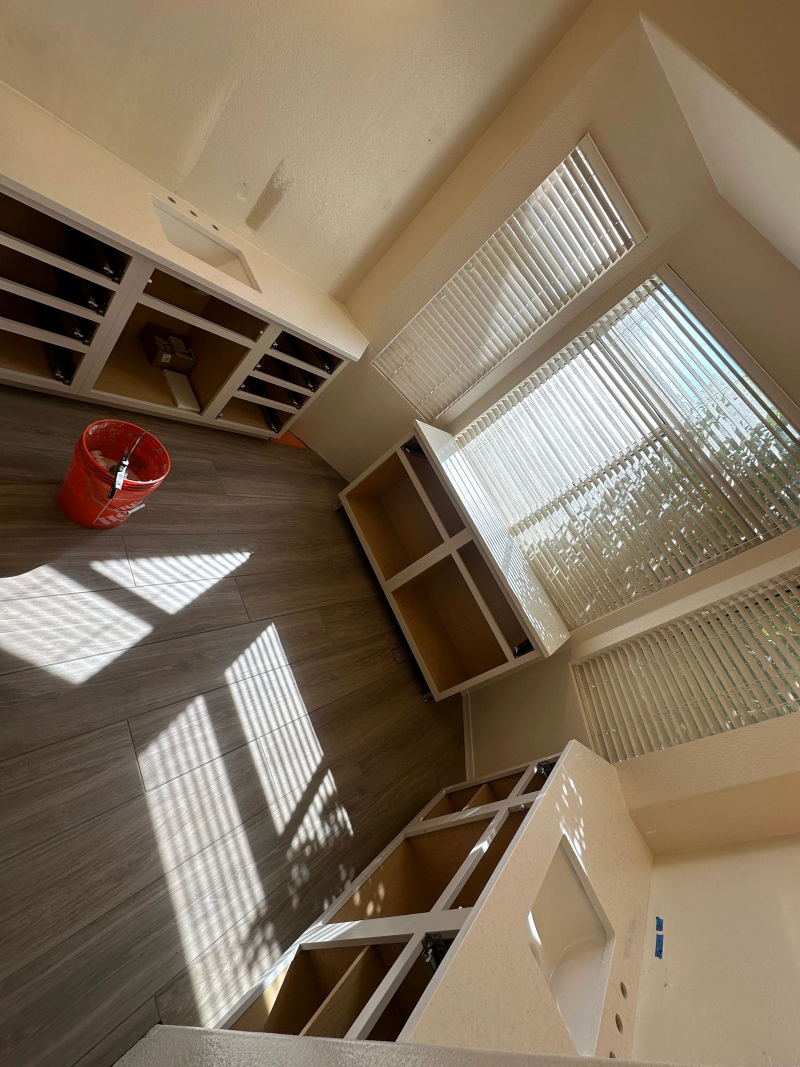
#> input picture assets/img/cabinets-ready-1600.jpg, 1600 x 2133 px, given in place of IMG_8988.jpeg, which was not available (shown at 1/2 size); the run also reads 1 picture not shown here
$ python build_v2.py
#> lines starting #> are read from the running program, lines starting #| are printed output that depends on the picture; pictures that were not available may be replaced by others from this repository, and a replacement may not be noted
"""V2-only extras on top of tools/build_images.py (which builds the shared photo set).
Run: python3 tools/build_v2.py   (needs Pillow)"""
from pathlib import Path
from PIL import Image, ImageOps, ImageFilter
import random

ROOT = Path(__file__).resolve().parent.parent
SRC, OUT = ROOT / "assets/orig", ROOT / "assets/img"

def save(im, slug, widths, q=80):
    for w in widths:
        c = im.copy()
        if c.width > w: c = c.resize((w, round(c.height * w / c.width)), Image.LANCZOS)
        c.save(OUT / f"{slug}-{w}.jpg", "JPEG", quality=q, optimize=True, progressive=True)
        c.save(OUT / f"{slug}-{w}.webp", "WEBP", quality=q - 4, method=6)
        print(slug, w, c.size)

# 1. Hero, landscape: a wide band across the waterfall island (desktop). Phones use the portrait build.
hero = ImageOps.exif_transpose(Image.open(SRC / "IMG_8988.jpeg")).convert("RGB")
#> hero is the input picture: PIL image 1600x2133 RGB; mean R, G, B 130.2, 114, 93.7
band = hero.crop((0, 760, 1920, 1960))            # 1920 x 1200
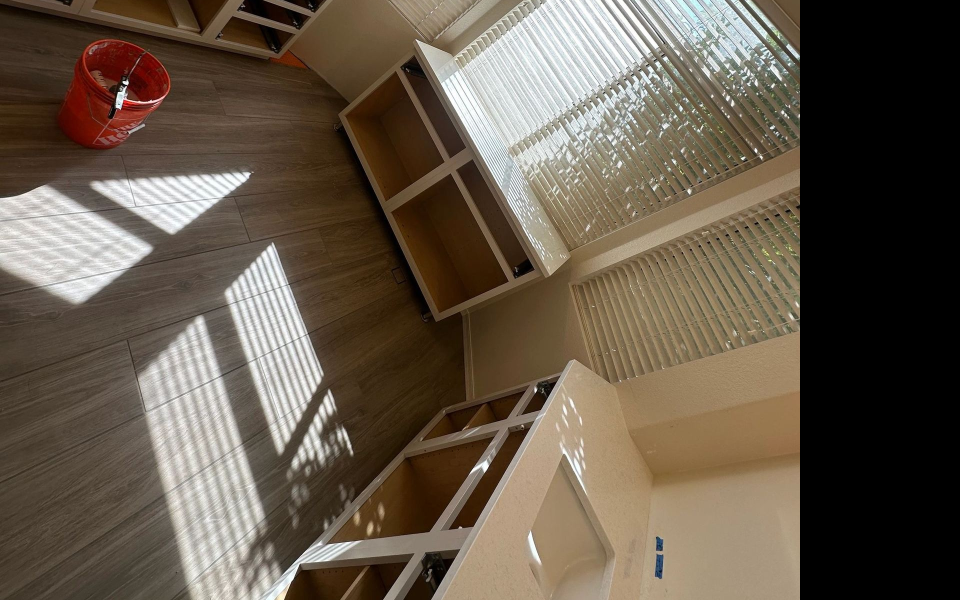
#> band: PIL image 1920x1200 RGB (shown at 1/2 size); mean R, G, B 101.7, 89.3, 74.8
save(band, "hero-wide", [1200, 1600, 1920])
#> the loop in save, `for w in widths:` made 3 passes
#> pass 1, in save, `if c.width > w: c = c.resize((w, round(c.height * w / c.width)), Image..`:
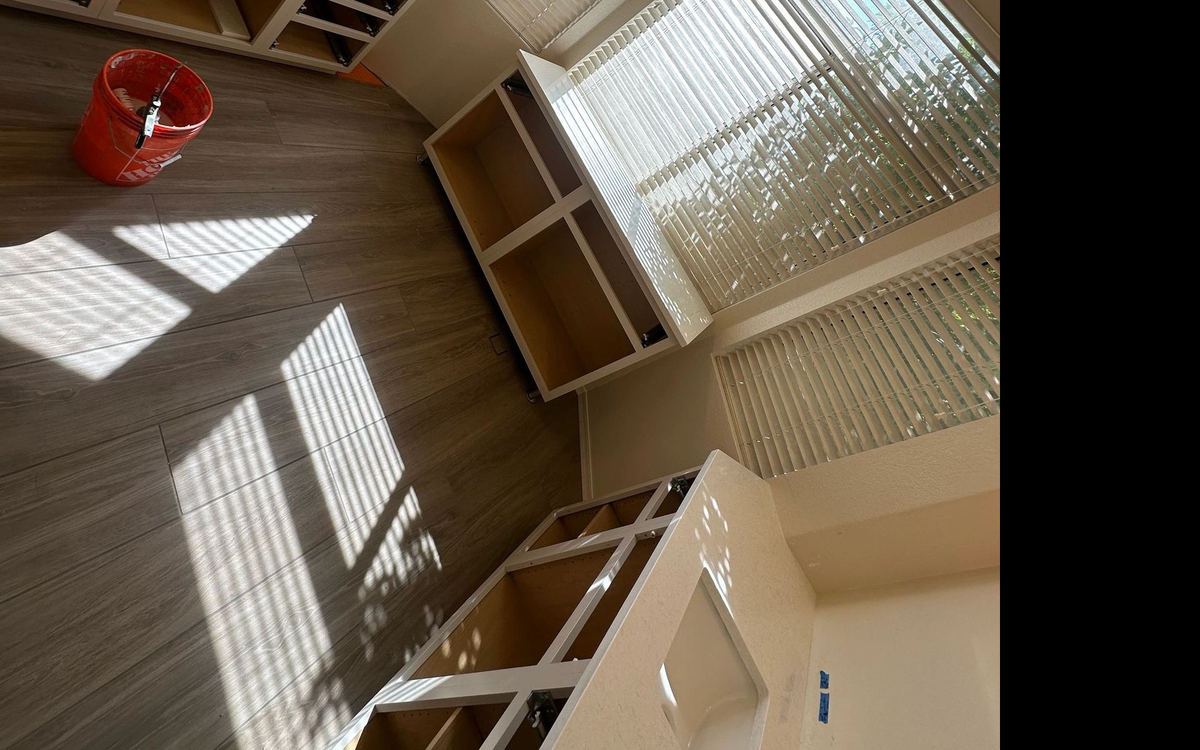
#> c: PIL image 1200x750 RGB; mean R, G, B 101.7, 89.3, 74.7

# 2. Step 1 photo, square crop of the bare cabinets
cab = Image.open(OUT / "cabinets-ready-900.jpg").crop((0, 230, 900, 1130))
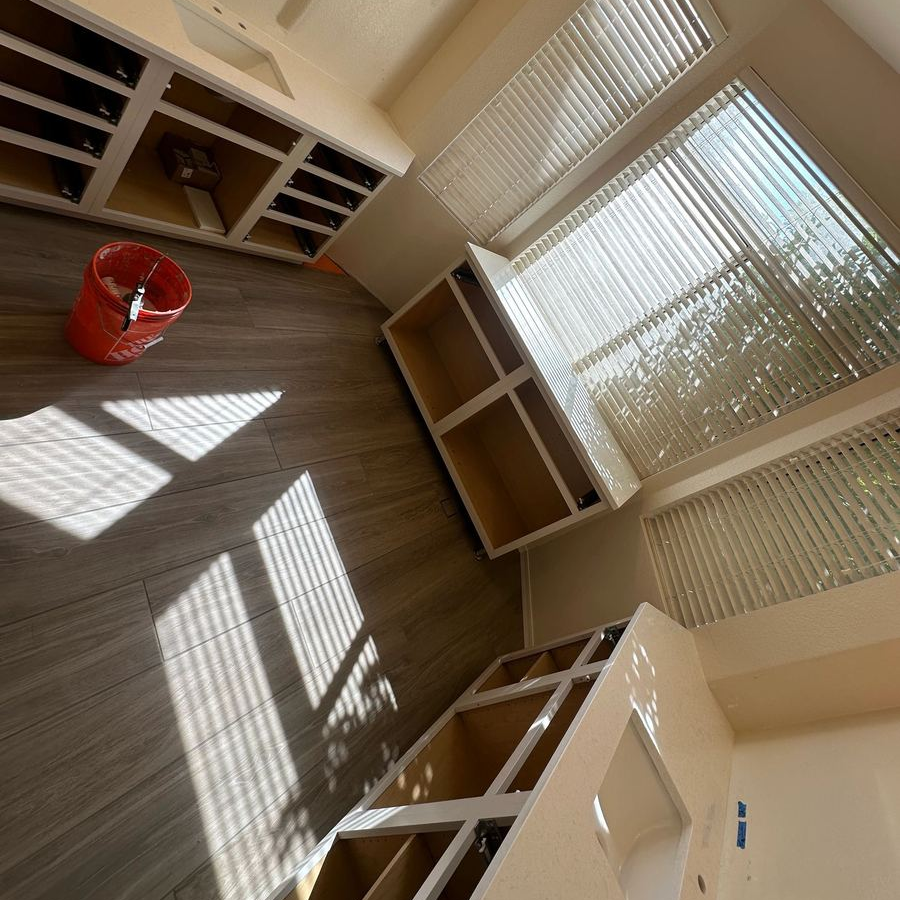
#> cab: PIL image 900x900 RGB; mean R, G, B 123.9, 109.1, 91.3
save(cab, "cabinets-sq", [600, 900])

# 3. Book-match half: the marble run, one half of the "open book" (the page mirrors it in CSS)
half = ImageOps.exif_transpose(Image.open(SRC / "IMG_8988.jpeg")).convert("RGB").crop((150, 1560, 1350, 2340))  # the flat waterfall face, stone only
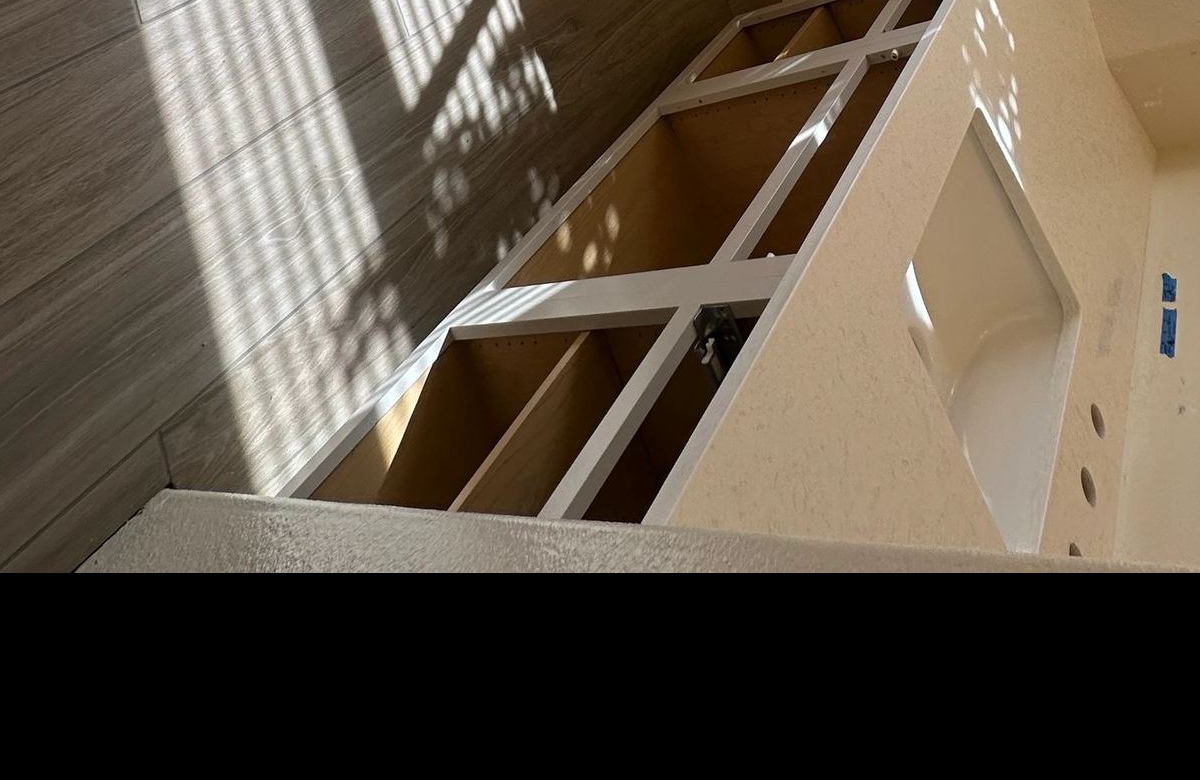
#> half: PIL image 1200x780 RGB; mean R, G, B 95.7, 84.8, 71.4
save(half, "book-half", [700, 1200])

# 4. Granite swatch for the materials panel: Tan Brown granite from the repair photo, clear of the clamp and block
gr = ImageOps.exif_transpose(Image.open(SRC / "IMG_6467.jpeg")).convert("RGB")
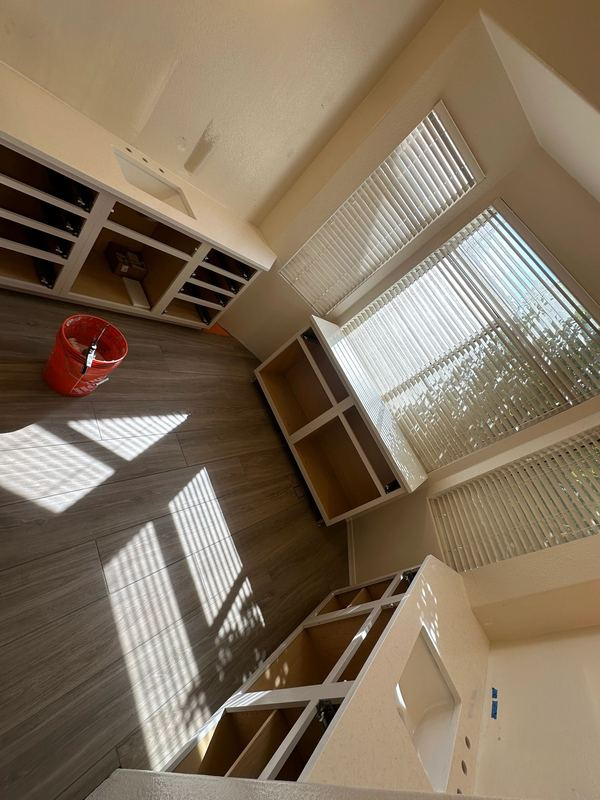
#> input picture assets/img/cabinets-ready-600.jpg, 600 x 800 px, given in place of IMG_6467.jpeg, which was not available
#> gr is the input picture: PIL image 600x800 RGB; mean R, G, B 130.2, 114, 93.7
save(gr.crop((900, 1950, 1700, 2450)), "swatch-granite-v2", [900])

# 5. Polished-granite grain tile (generated, seamless by construction; drawn at low opacity over the ground)
random.seed(7)
W = 480
tile = Image.new("RGB", (W, W), (10, 10, 11))
px = tile.load()
tones = [(16, 16, 18), (22, 21, 21), (27, 26, 24), (13, 13, 15), (33, 31, 28)]
for _ in range(52000):
    px[random.randrange(W), random.randrange(W)] = random.choice(tones)
for _ in range(700):                                 # quartz flecks
    x, y = random.randrange(W), random.randrange(W)
    px[x, y] = random.choice([(58, 55, 48), (70, 66, 58), (48, 47, 46)])
tile = tile.filter(ImageFilter.GaussianBlur(0.35))
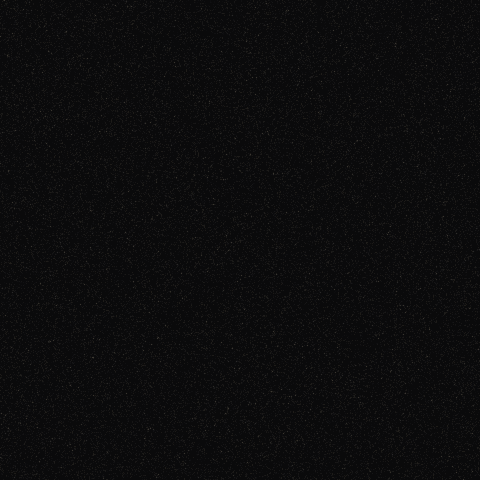
#> tile: PIL image 480x480 RGB; mean R, G, B 12.3, 12.2, 13
tile.save(OUT / "granite-tile.png", optimize=True)
#> (the run stopped early here; a loop or call above may not have finished)
